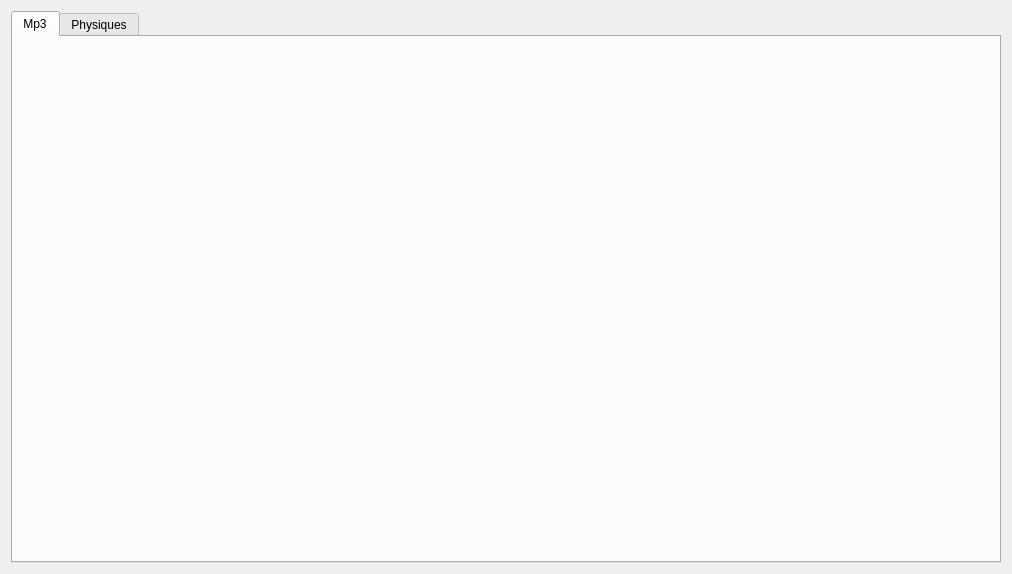
<?xml version="1.0" encoding="UTF-8"?>
<ui version="4.0">
 <class>MainWindow</class>
 <widget class="QMainWindow" name="MainWindow">
  <property name="geometry">
   <rect>
    <x>0</x>
    <y>0</y>
    <width>1012</width>
    <height>574</height>
   </rect>
  </property>
  <property name="windowTitle">
   <string>MainWindow</string>
  </property>
  <property name="styleSheet">
   <string notr="true"/>
  </property>
  <widget class="QWidget" name="centralWidget">
   <layout class="QVBoxLayout" name="verticalLayout">
    <item>
     <widget class="QTabWidget" name="tabWidget">
      <property name="currentIndex">
       <number>0</number>
      </property>
      <widget class="OngletMP3" name="MP3">
       <attribute name="title">
        <string>Mp3</string>
       </attribute>
      </widget>
      <widget class="OngletPhys" name="tab_2">
       <attribute name="title">
        <string>Physiques</string>
       </attribute>
      </widget>
     </widget>
    </item>
   </layout>
  </widget>
  <action name="actionVider_base_donn_es">
   <property name="text">
    <string>Vider base données...</string>
   </property>
  </action>
  <action name="actionImporter_liste">
   <property name="text">
    <string>Importer liste...</string>
   </property>
  </action>
  <action name="actionSupports_physiques">
   <property name="text">
    <string>Supports physiques...</string>
   </property>
  </action>
  <action name="actionSupports_num_riques">
   <property name="text">
    <string>Supports numériques...</string>
   </property>
  </action>
  <action name="actionTout">
   <property name="text">
    <string>Tout...</string>
   </property>
  </action>
  <action name="actionAjouter_album">
   <property name="text">
    <string>Ajouter album...</string>
   </property>
  </action>
  <action name="actionAlbum">
   <property name="text">
    <string>Albums</string>
   </property>
  </action>
  <action name="actionCompilations_singles">
   <property name="text">
    <string>Compilations / singles</string>
   </property>
  </action>
  <action name="actionTout_2">
   <property name="text">
    <string>Tout</string>
   </property>
  </action>
  <action name="actionSauvegarder_liste">
   <property name="text">
    <string>Sauvegarder liste...</string>
   </property>
  </action>
  <action name="actionViderBDD">
   <property name="text">
    <string>Tout</string>
   </property>
  </action>
  <action name="actionViderPhysiques">
   <property name="text">
    <string>Physiques</string>
   </property>
  </action>
  <action name="actionViderMP3">
   <property name="text">
    <string>MP3</string>
   </property>
  </action>
  <action name="actionAjouter_Album">
   <property name="text">
    <string>Ajouter Album</string>
   </property>
  </action>
  <action name="actionExporter_Liste_Physique">
   <property name="text">
    <string>Sauvegarder Liste</string>
   </property>
  </action>
  <action name="actionEn_HTML_Supports_Physiques">
   <property name="text">
    <string>Tout</string>
   </property>
  </action>
  <action name="actionAlbums">
   <property name="text">
    <string>Albums</string>
   </property>
  </action>
  <action name="actionChanger_Tag_Album">
   <property name="text">
    <string>Changer Tag Album</string>
   </property>
  </action>
  <action name="actionCompils_Singles">
   <property name="text">
    <string>Compils/Singles</string>
   </property>
  </action>
  <action name="actionAjouter_Liste_Albums">
   <property name="text">
    <string>Ajouter Liste Albums</string>
   </property>
  </action>
  <action name="actionArtistes_Inverses">
   <property name="text">
    <string>Artistes Inversés</string>
   </property>
  </action>
  <action name="actionChanger_Tags_Mp3">
   <property name="text">
    <string>Changer Tags Mp3</string>
   </property>
  </action>
  <action name="actionChanger_Image_Playlist">
   <property name="text">
    <string>Changer Image Playlist</string>
   </property>
  </action>
  <action name="actionChanger_Nom_Playlist">
   <property name="text">
    <string>Changer Nom Playlist</string>
   </property>
  </action>
  <action name="actionDossier_par_d_faut">
   <property name="text">
    <string>Configurer Actualiser MP3</string>
   </property>
  </action>
  <action name="actionTokens_API">
   <property name="text">
    <string>Tokens API...</string>
   </property>
  </action>
  <action name="actionCopier_BDD">
   <property name="text">
    <string>Copier BDD</string>
   </property>
  </action>
  <action name="actionCharger_BDD">
   <property name="text">
    <string>Charger BDD</string>
   </property>
  </action>
  <action name="actionChanger_Pochettes">
   <property name="text">
    <string>Changer Pochettes</string>
   </property>
  </action>
  <action name="actionVerifier_BDD">
   <property name="text">
    <string>Verifier BDD</string>
   </property>
  </action>
  <action name="actionActualiser_Mp3">
   <property name="text">
    <string>Actualiser Mp3</string>
   </property>
  </action>
 </widget>
 <layoutdefault spacing="6" margin="11"/>
 <customwidgets>
  <customwidget>
   <class>OngletMP3</class>
   <extends>QWidget</extends>
   <header>ongletmp3.h</header>
   <container>1</container>
  </customwidget>
  <customwidget>
   <class>OngletPhys</class>
   <extends>QWidget</extends>
   <header>ongletphys.h</header>
   <container>1</container>
  </customwidget>
 </customwidgets>
 <resources/>
 <connections/>
</ui>
